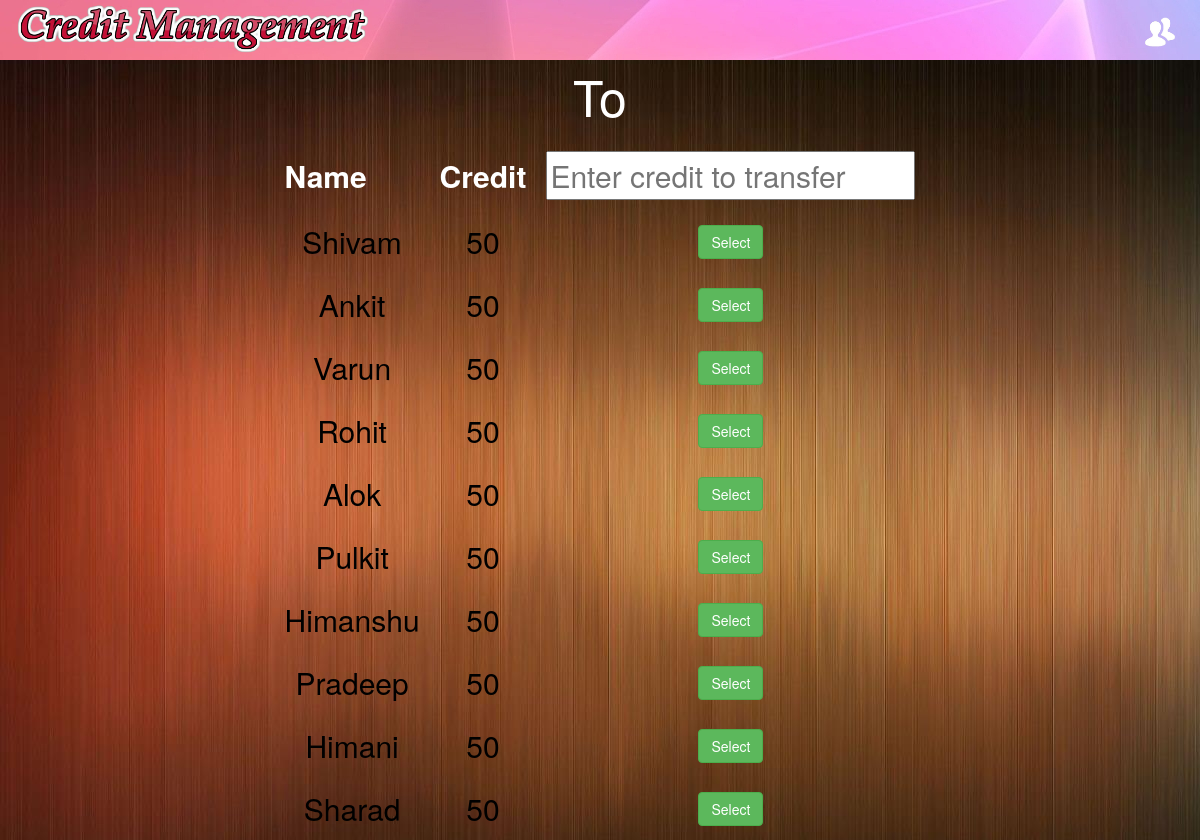
The page /transferto/ on the database its author committed.
### Manage/models.py (models this page shows, shortened)
class emp(models.Model):
	name=models.CharField(max_length=30)
	age=models.IntegerField()
	gender=models.CharField(max_length=6)
	email=models.CharField(max_length=50)
	phone=models.IntegerField()
	credit=models.IntegerField()

### Manage/views.py (the view)
# urls.py: url(r'^transferto/',views.transferto,name='transferto'),
def transferto(request):
    cont={}
    contt={}
    us=emp.objects.all()
    for i in us:
        cont={i.id:{'name':i.name,'crd':i.credit}}
        contt.update(cont)
    return render(request,'Manage/transfer2.html',contt)

### Manage/templates/Manage/transfer2.html (shortened to what this page needs)
{% load staticfiles %}
<HTML>
    <HEAD>
        <link rel="stylesheet" href="{% static 'css/dashboard.css' %}">
        <link rel="stylesheet" href="https://maxcdn.bootstrapcdn.com/bootstrap/3.3.7/css/bootstrap.min.css">
    </HEAD>
    <BODY background="{% static '/images/back3.jpg' %}">
          {% include 'Manage/initials/navbar.html' %}
          <div class="container-field" align="center">
              <p style="font-size: 50; color: white;"> To </p>
              <table style="font-size: 30; color: black;" align="center">
                  <tr style="color: white;">
                      <th style="padding: 10px;">
                          Name
                      </th>
                      <th style="padding: 10px;">
                          Credit
                      </th>
                      <td style="padding:10px; color: black;">
                          <input id="crdt" type="text" name="credit" placeholder="Enter credit to transfer" />
                      </td>
                  </tr>
                  <tr align="center">
                      <td style="padding: 10px;">
                          {% if 1 %}
                              {{ 1.name }}
                          {% endif %}
                      </td>
                      <td style="padding: 10px;">
                          {% if 1 %}
                              {{ 1.crd }}
                          {% endif %}
                      </td>
                      <td style="padding: 10px;">
                          <button name="next" class="btn action-button btn-success" id="trn1" align="center">Select</button>
                      </td>
                  </tr>
                  <tr align="center">
                      <td style="padding: 10px;">
                          {% if 2 %}
                              {{ 2.name }}
                          {% endif %}
                      </td>
                      <td style="padding: 10px;">
                          {% if 2 %}
                              {{ 2.crd }}
                          {% endif %}
                      </td>
                      <td style="padding: 10px;">
                          <button name="next" class="btn action-button btn-success" id="trn2" align="center">Select</button>
                      </td>
                  </tr>
                  <tr align="center">
                      <td style="padding: 10px;">
                          {% if 3 %}
                              {{ 3.name }}
                          {% endif %}
                      </td>
                      <td style="padding: 10px;">
                          {% if 3 %}
                              {{ 3.crd }}
                          {% endif %}
                      </td>
                      <td style="padding: 10px;">
                          <button name="next" class="btn action-button btn-success" id="trn3" align="center">Select</button>
                      </td>
                  </tr>
                  <tr align="center">
                      <td style="padding: 10px;">
                          {% if 4 %}
                              {{ 4.name }}
                          {% endif %}
                      </td>
                      <td style="padding: 10px;">
                          {% if 4 %}
                              {{ 4.crd }}
                          {% endif %}
                      </td>
                      <td style="padding: 10px;">
                          <button name="next" class="btn action-button btn-success" id="trn4" align="center">Select</button>
                      </td>
                  </tr>
                  <tr align="center">
                      <td style="padding: 10px;">
                          {% if 5 %}
                              {{ 5.name }}
                          {% endif %}
                      </td>
                      <td style="padding: 10px;">
                          {% if 5 %}
                              {{ 5.crd }}
                          {% endif %}
                      </td>
                      <td style="padding: 10px;">
                          <button name="next" class="btn action-button btn-success" id="trn5" align="center">Select</button>
                      </td>
                  </tr>
                  <tr align="center">
                      <td style="padding: 10px;">
                          {% if 6 %}
                              {{ 6.name }}
                          {% endif %}
                      </td>
                      <td style="padding: 10px;">
                          {% if 6 %}
                              {{ 6.crd }}
                          {% endif %}
                      </td>
                      <td style="padding: 10px;">
                          <button name="next" class="btn action-button btn-success" id="trn6" align="center">Select</button>
                      </td>
                  </tr>
                  <tr align="center">
                      <td style="padding: 10px;">
                          {% if 7 %}
                              {{ 7.name }}
                          {% endif %}
                      </td>
                      <td style="padding: 10px;">
                          {% if 7 %}
                              {{ 7.crd }}
                          {% endif %}
                      </td>
                      <td style="padding: 10px;">
                          <button name="next" class="btn action-button btn-success" id="trn7" align="center">Select</button>
                      </td>
                  </tr>
                  <tr align="center">
                      <td style="padding: 10px;">
                          {% if 8 %}
                              {{ 8.name }}
                          {% endif %}
                      </td>
                      <td style="padding: 10px;">
                          {% if 8 %}
                              {{ 8.crd }}
                          {% endif %}
                      </td>
                      <td style="padding: 10px;">
                          <button name="next" class="btn action-button btn-success" id="trn8" align="center">Select</button>
                      </td>
                  </tr>
                  <tr align="center">
                      <td style="padding: 10px;">
                          {% if 9 %}
                              {{ 9.name }}
                          {% endif %}
                      </td>
                      <td style="padding: 10px;">
                          {% if 9 %}
                              {{ 9.crd }}
                          {% endif %}
                      </td>
                      <td style="padding: 10px;">
                          <button name="next" class="btn action-button btn-success" id="trn9" align="center">Select</button>
                      </td>
                  </tr>
                  <tr align="center">
                      <td style="padding: 10px;">
                          {% if 10 %}
                              {{ 10.name }}
                          {% endif %}
                      </td>
                      <td style="padding: 10px;">
                          {% if 10 %}
                              {{ 10.crd }}
                          {% endif %}
                      </td>
                      <td style="padding: 10px;">
                          <button name="next" class="btn action-button btn-success" id="trn10" align="center">Select</button>
                      </td>
                  </tr>
              </table>
          </div>
    </BODY>
</HTML>

### rows shown on the page
emp: name "Shivam"
emp: name "Ankit"
emp: name "Varun"
emp: name "Rohit"
emp: name "Alok"
emp: name "Pulkit"
emp: name "Himanshu"
emp: name "Pradeep"
emp: name "Himani"
emp: name "Sharad"

### other values the page prints
{{ 1.crd }} "50"
{{ 2.crd }} "50"
{{ 3.crd }} "50"
{{ 4.crd }} "50"
{{ 5.crd }} "50"
{{ 6.crd }} "50"
{{ 7.crd }} "50"
{{ 8.crd }} "50"
{{ 9.crd }} "50"
{{ 10.crd }} "50"
